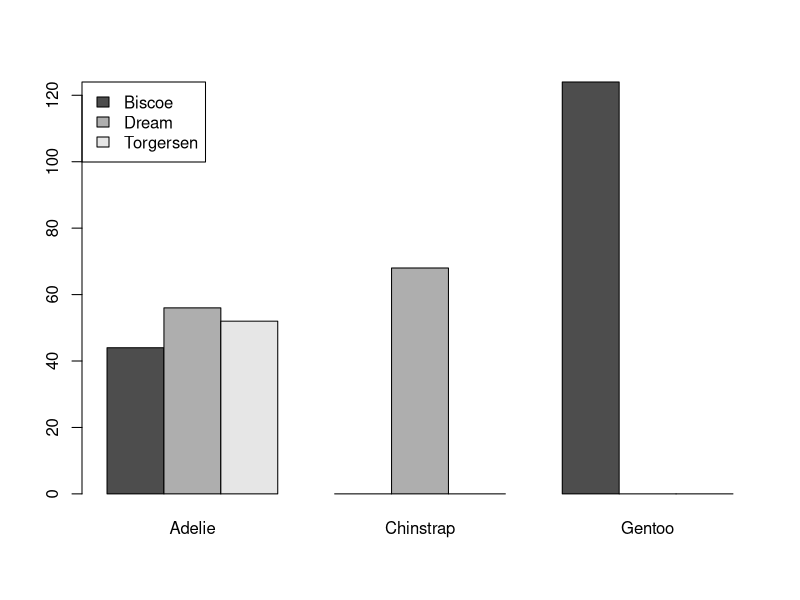
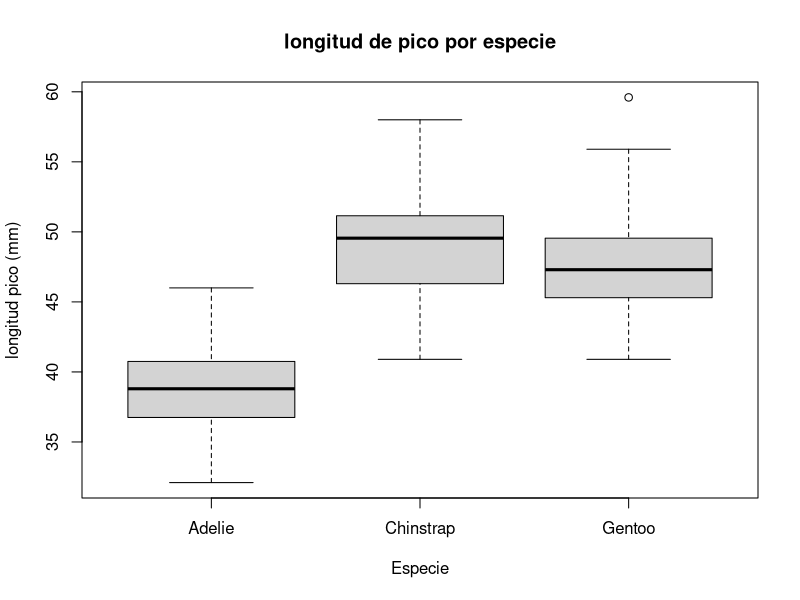
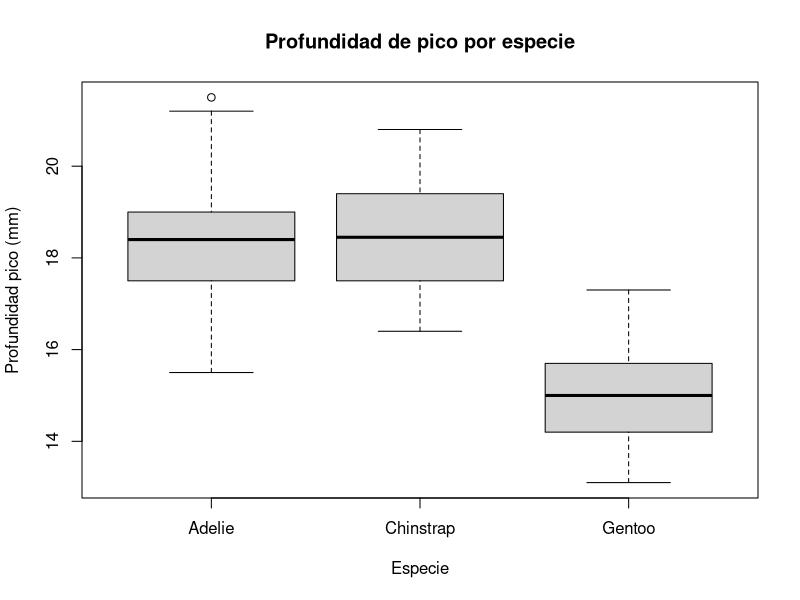
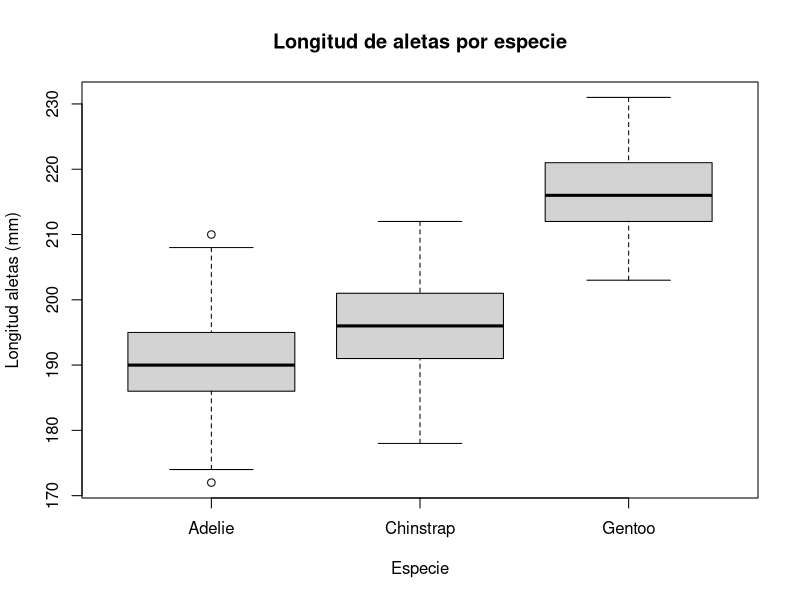
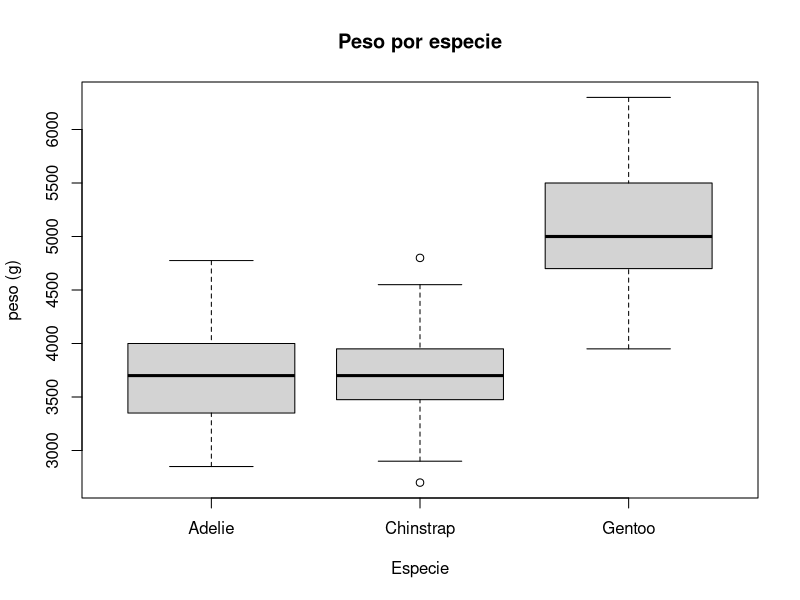
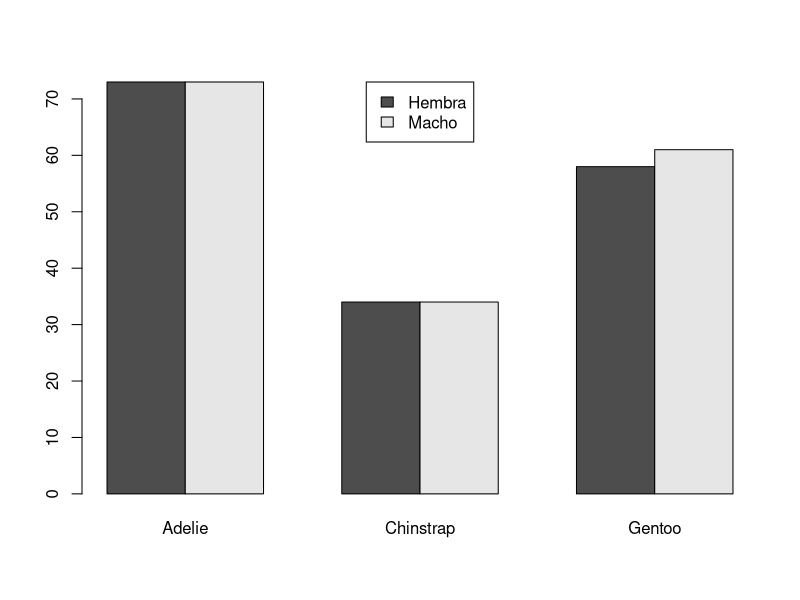
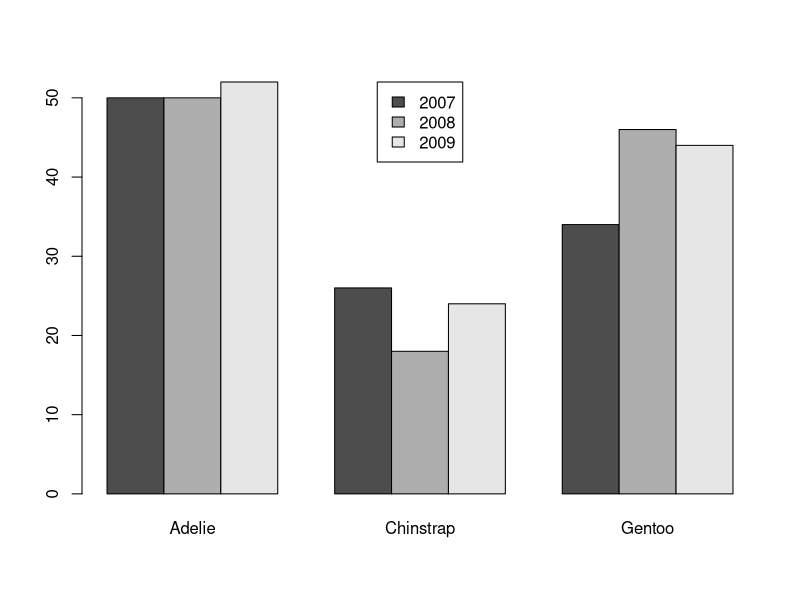

R code for these plots, in order:
## ---- chunk 1
#yo esto lo quitaría
library("palmerpenguins")
print(penguins, width = 50)
## ---- chunk 2
# Cargamos las librerías requeridas
library("tidyverse")
library("palmerpenguins")
# Copiamos el dataframe sobre el cual vamos a trabajar
df = penguins

df.adelie = df[df$species=="Adelie",]
df.chinstrap = df[df$species=="Chinstrap",]
df.gentoo = df[df$species=="Gentoo",]
## ---- chunk 3
table(df$species,df$island)
barplot(table(df$island,df$species), legend.text = TRUE, beside = TRUE,
        args.legend=list(x="topleft"))
## ---- chunk 4
#longitud pico:
#Adeline
media1.1 = mean(df.adelie$bill_length_mm, na.rm = TRUE)
sd1.1 = sd(df.adelie$bill_length_mm, na.rm = TRUE)
mediana1.1 = median(df.adelie$bill_length_mm, na.rm = TRUE)

#Chinstrap
media2.1 = mean(df.chinstrap$bill_length_mm, na.rm = TRUE)
sd2.1 = sd(df.chinstrap$bill_length_mm, na.rm = TRUE)
mediana2.1 = median(df.chinstrap$bill_length_mm, na.rm = TRUE)

#Gentoo
media3.1 = mean(df.gentoo$bill_length_mm, na.rm = TRUE)
sd3.1 = sd(df.gentoo$bill_length_mm, na.rm = TRUE)
mediana3.1 = median(df.gentoo$bill_length_mm, na.rm = TRUE)

boxplot(df$bill_length_mm~df$species,xlab="Especie",ylab="longitud pico (mm)",main="longitud de pico por especie")

#profundidad pico:
#Adeline
media1.2 = mean(df.adelie$bill_depth_mm, na.rm = TRUE)
sd1.2=sd(df.adelie$bill_depth_mm, na.rm = TRUE)
mediana1.2=median(df.adelie$bill_depth_mm, na.rm = TRUE)

#Chinstrap
media2.2=mean(df.chinstrap$bill_depth_mm, na.rm = TRUE)
sd2.2=sd(df.chinstrap$bill_depth_mm, na.rm = TRUE)
mediana2.2=median(df.chinstrap$bill_depth_mm, na.rm = TRUE)

#Gentoo
media3.2=mean(df.gentoo$bill_depth_mm, na.rm = TRUE)
sd3.2= sd(df.gentoo$bill_depth_mm, na.rm = TRUE)
mediana3.2=median(df.gentoo$bill_depth_mm, na.rm = TRUE)

boxplot(df$bill_depth_mm~df$species,xlab="Especie",ylab="Profundidad pico (mm)",
        main="Profundidad de pico por especie")


## ---- chunk 5
#longitud de aletas:
#Adeline
media1.3=mean(df.adelie$flipper_length_mm, na.rm = TRUE)
sd1.3=sd(df.adelie$flipper_length_mm, na.rm = TRUE)
mediana1.3=median(df.adelie$flipper_length_mm, na.rm = TRUE)

#Chinstrap
media2.3=mean(df.chinstrap$flipper_length_mm, na.rm = TRUE)
sd2.3=sd(df.chinstrap$flipper_length_mm, na.rm = TRUE)
mediana2.3=median(df.chinstrap$flipper_length_mm, na.rm = TRUE)

#Gentoo
media3.3=mean(df.gentoo$flipper_length_mm, na.rm = TRUE)
sd3.3=sd(df.gentoo$flipper_length_mm, na.rm = TRUE)
mediana3.3=median(df.gentoo$flipper_length_mm, na.rm = TRUE)

boxplot(df$flipper_length_mm~df$species,xlab="Especie",ylab="Longitud aletas (mm)",
        main="Longitud de aletas por especie")
## ---- chunk 6
#peso
#Adeline
media1.4=mean(df.adelie$body_mass_g, na.rm = TRUE)
sd1.4=sd(df.adelie$body_mass_g, na.rm = TRUE)
mediana1.4= median(df.adelie$body_mass_g, na.rm = TRUE)

#Chinstrap
media2.4=mean(df.chinstrap$body_mass_g, na.rm = TRUE)
sd2.4=sd(df.chinstrap$body_mass_g, na.rm = TRUE)
mediana2.4=median(df.chinstrap$body_mass_g, na.rm = TRUE)

#Gentoo
media3.4=mean(df.gentoo$body_mass_g, na.rm = TRUE)
sd3.4= sd(df.gentoo$body_mass_g, na.rm = TRUE)
mediana3.4=median(df.gentoo$body_mass_g, na.rm = TRUE)


boxplot(df$body_mass_g~df$species,xlab="Especie",ylab="peso (g)",
        main="Peso por especie")
## ---- chunk 7
tab <- matrix(round(c(media1.1,media2.1,media3.1,mediana1.1,mediana2.1,mediana3.1,sd1.1,sd2.1,sd3.1,media1.2,media2.2,media3.2,mediana1.2,mediana2.2,mediana3.2,sd1.2,sd2.2,sd3.2, media1.3,media2.3,media3.3,mediana1.3,mediana2.3,mediana3.3,sd1.3,sd2.3,sd3.3, media1.4,media2.4,media3.4,mediana1.4,mediana2.4,mediana3.4,sd1.4,sd2.4,sd3.4),3), ncol=3 , byrow=TRUE)

rownames(tab) <- c('Media longitud pico en mm:', 'Mediana longitud pico en mm:','Desviación típica longitud pico en mm:', 'Media profundidad pico en mm:', 'Mediana profundidad pico en mm:','Desviación típica profundidad pico en mm:','Media longitud aletas en mm:', 'Mediana longitud aletas en mm:','Desviación típica longitud aletas en mm:','Media peso en g:', 'Mediana peso en g:','Desviación típica peso en g:')

colnames(tab) <- c('Adelie', 'Chinstrap', 'Gentoo')
tab <- as.table(tab)
tab

## ---- chunk 8
table(df$sex, df$species)
barplot(table(df$sex, df$species), legend.text=c("Hembra","Macho"), beside = TRUE, args.legend=list(x="top"))

table(df$year, df$species)
barplot(table(df$year, df$species), legend.text = TRUE, beside = TRUE, args.legend=list(x="top"))
